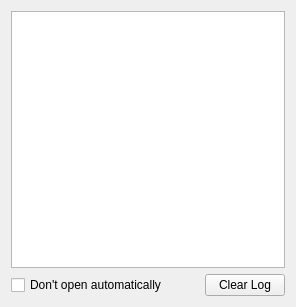
<?xml version="1.0" encoding="UTF-8"?>
<ui version="4.0">
 <class>ErrorLogWidget</class>
 <widget class="QWidget" name="ErrorLogWidget">
  <property name="windowModality">
   <enum>Qt::NonModal</enum>
  </property>
  <property name="geometry">
   <rect>
    <x>0</x>
    <y>0</y>
    <width>296</width>
    <height>307</height>
   </rect>
  </property>
  <property name="windowTitle">
   <string>Error Log</string>
  </property>
  <layout class="QGridLayout" name="gridLayout">
   <item row="1" column="0">
    <widget class="QCheckBox" name="checkBox">
     <property name="text">
      <string>Don't open automatically</string>
     </property>
    </widget>
   </item>
   <item row="0" column="0" colspan="2">
    <widget class="QListWidget" name="listWidget">
     <property name="selectionMode">
      <enum>QAbstractItemView::SingleSelection</enum>
     </property>
    </widget>
   </item>
   <item row="1" column="1">
    <widget class="QPushButton" name="clearButton">
     <property name="sizePolicy">
      <sizepolicy hsizetype="Fixed" vsizetype="Fixed">
       <horstretch>0</horstretch>
       <verstretch>0</verstretch>
      </sizepolicy>
     </property>
     <property name="text">
      <string>Clear Log</string>
     </property>
    </widget>
   </item>
  </layout>
 </widget>
 <resources/>
 <connections>
  <connection>
   <sender>clearButton</sender>
   <signal>clicked()</signal>
   <receiver>ErrorLogWidget</receiver>
   <slot>clearLog()</slot>
   <hints>
    <hint type="sourcelabel">
     <x>242</x>
     <y>375</y>
    </hint>
    <hint type="destinationlabel">
     <x>149</x>
     <y>197</y>
    </hint>
   </hints>
  </connection>
 </connections>
 <slots>
  <slot>clearLog()</slot>
 </slots>
</ui>
